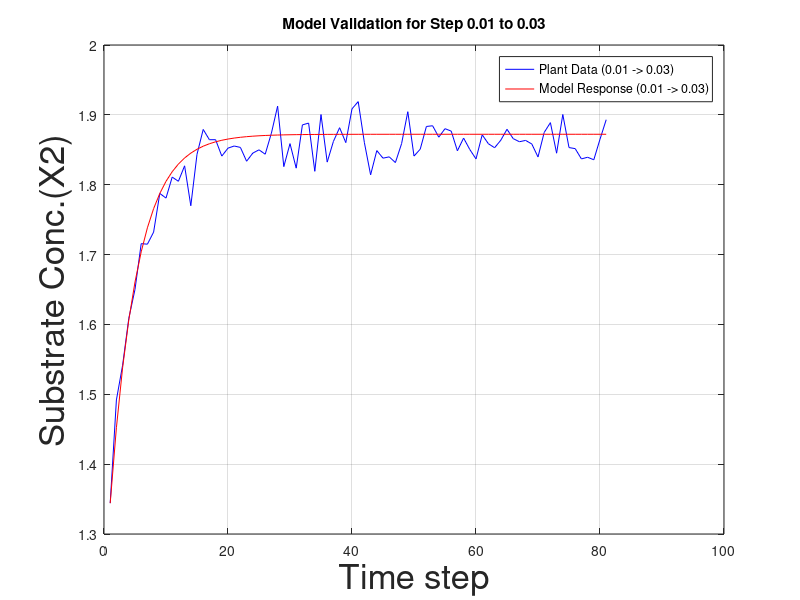

This chart was generated by the following MATLAB code:
clear all
clc

% Known parameters
xo(1) = 26.4035;  % Process Gain
xo(2) = 4.3716;   % Time Constant

% Load data
load result_stepchange.mat

% Validation (Step from 0.01 to 0.03, data from 400 to 480)
D_in2 = D_Data(400:480, 2);
X_plant2 = X_noisy2(400:480, 1);
t_data2 = t_DATA(400:480, 1);

X1_ss2 = X_plant2(1, 1);  % Initial steady-state temperature

% Model response for the second step change (0.01 -> 0.03)
for i = 1:1:length(t_data2)
    X1_model_response2(i,1) = X1_ss2 + xo(1)*(0.03 - 0.01)*(1 - exp(-(t_data2(i) - 400)./xo(2)));
end

% Plot the second validation
figure(1)
plot(1:size(X_plant2), X_plant2, 'b', 1:size(X_plant2), X1_model_response2, 'r');
xlabel("Time step","FontSize", 25)
ylabel("Substrate Conc.(X2)","FontSize", 25)
grid on
legend('Plant Data (0.01 -> 0.03)', 'Model Response (0.01 -> 0.03)')
title('Model Validation for Step 0.01 to 0.03')

save validation_results_x2